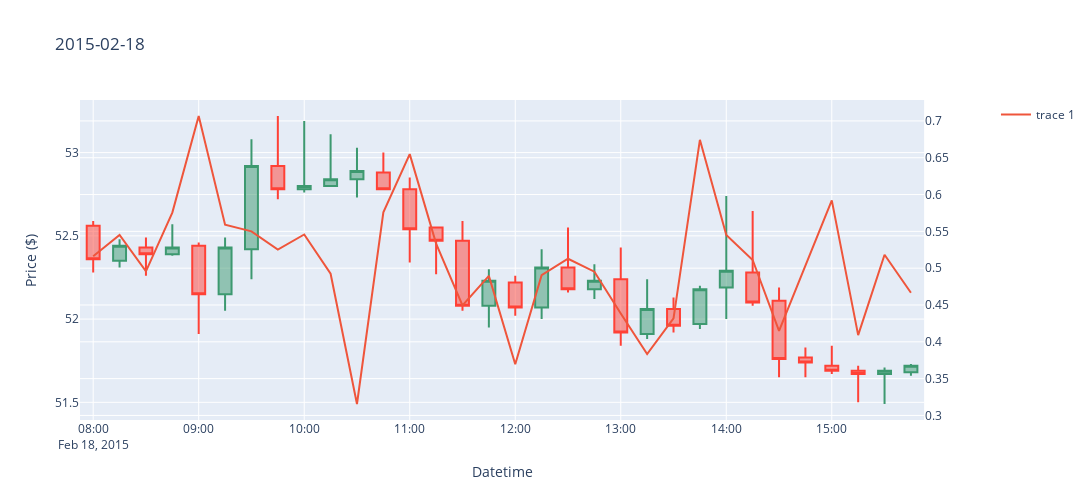
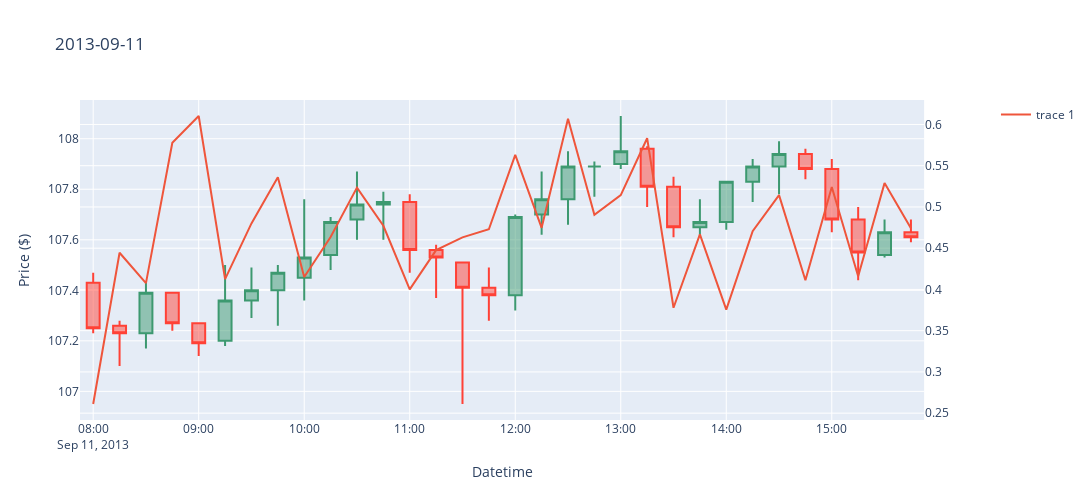
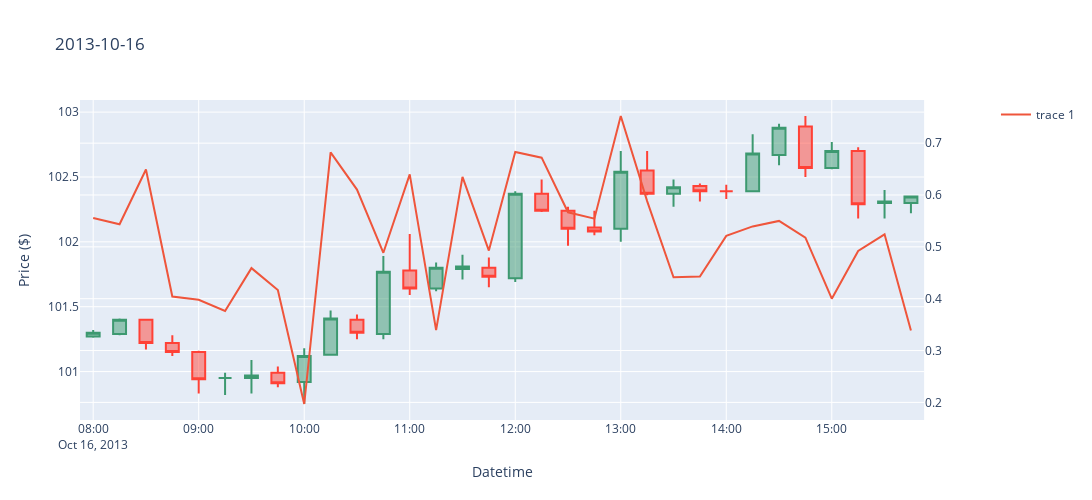

These figures' notebook cell, in order:
### Markdown cell above
Red line indicates the distance between mean and high within a candlestick (right y-axis)  
Ideally  
- A drop in the red line (distance of mean and high getting closer) should be followed by an upward trend in the candle stick (for example the next candle stick should close higher than open);
- Vice versa, if we see peak in the red line (distance of mean and high getting farther, could be end of price going upward) we should expect a downward trend in the candle stick.

### Code cell
days = df_test['datetime'].dt.date.unique()
np.random.shuffle(days)

for day in days[:3]:
    df_day = df_test[df_test['datetime'].dt.date == day]
    plot_candlestick(df_day, day)
